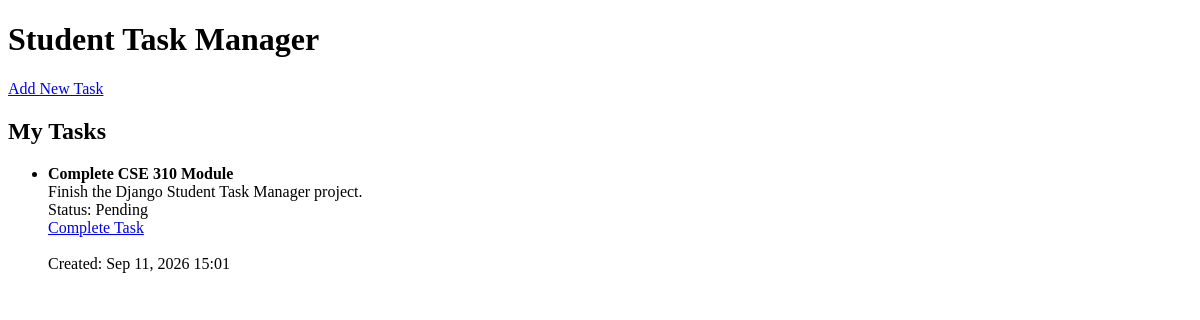
Before: / with the older database file.
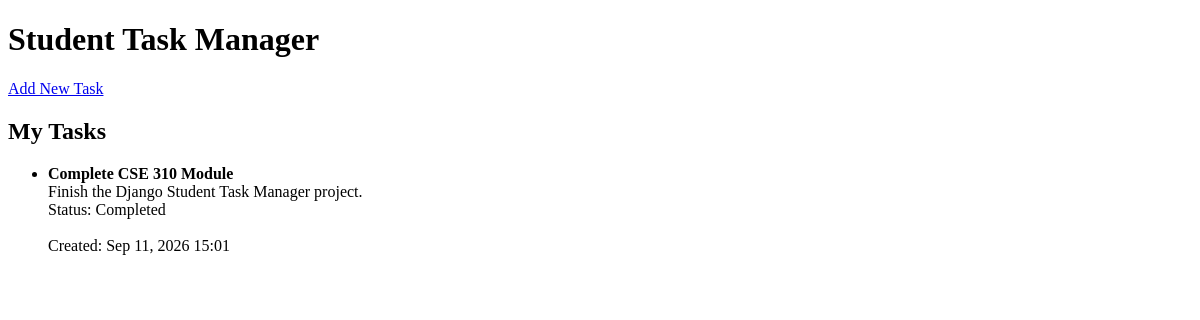
After: the same page with the newer database file.
### tasks/models.py (models this page shows, shortened)
class Task(models.Model):
    title = models.CharField(max_length=200)
    description = models.TextField(blank=True)
    completed = models.BooleanField(default=False)
    created_at = models.DateTimeField(auto_now_add=True)

### tasks/views.py (the view)
# urls.py: path("", views.task_list, name="task_list"),
def task_list(request):
    tasks = Task.objects.all().order_by("-created_at")
    return render(request, "tasks/task_list.html", {"tasks": tasks})

### tasks/templates/tasks/task_list.html (shortened to what this page needs)
<!DOCTYPE html>
<html>
<head>
</head>
<body>
    <h1>Student Task Manager</h1>
    <a href="/add/">Add New Task</a>
    <h2>My Tasks</h2>
    {% if tasks %}
        <ul>
            {% for task in tasks %}
                <li>
                    <strong>{{ task.title }}</strong><br>
                    {{ task.description }}<br>
                    Status:
                    {% if task.completed %}
                        Completed
                    {% else %}
                        Pending
                        <br>
                        <a href="{% url 'complete_task' task.id %}">Complete Task</a>
                    {% endif %}
                </li>
                <br>
                Created:
                {{ task.created_at|date:"M d, Y H:i" }}
            {% endfor %}
        </ul>
    {% else %}
        <p>No tasks have been added yet.</p>
    {% endif %}
</body>
</html>

Changed rows visible on the page:
changed Task "Complete CSE 310 Module": completed "Pending Complete Task" → "Completed"
